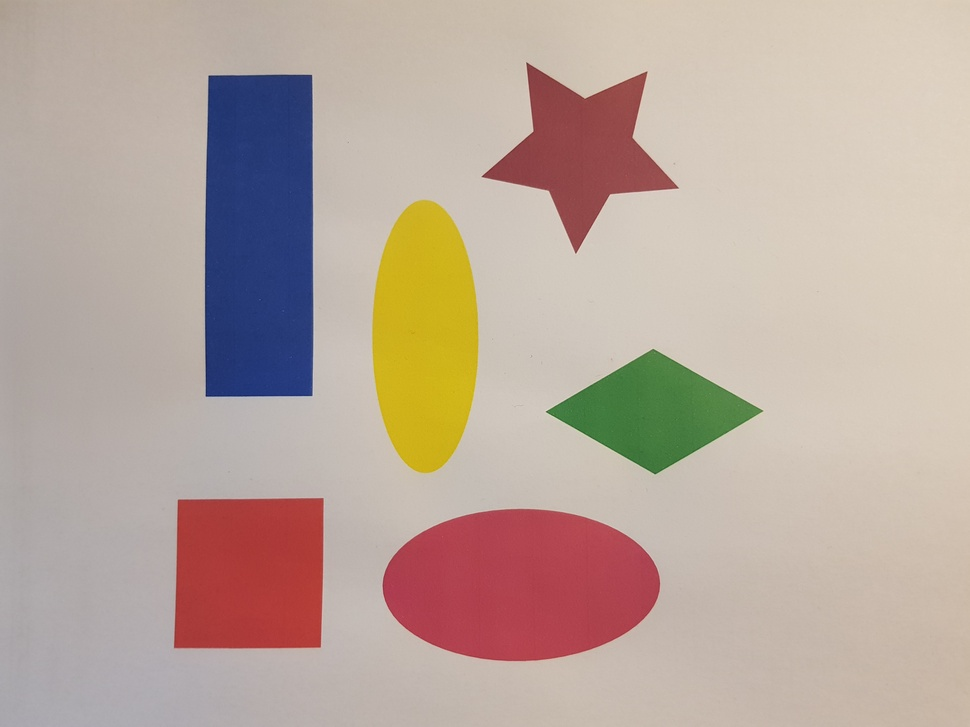
//> input picture real_test.jpg, 970 x 727 px, shrunk from 4032 x 3024 before the run, given in place of the camera
$ ./main   (built with g++ and OpenCV 4)
//> lines starting //> are read from the running program, lines starting //| are printed output that depends on the picture; after the words box and inside, x2 and y2 are one past the last pixel; in counts of white or black regions, pixels touching at a corner belong together
//
//       *** PROJECT DONE BY GROUP F ***
// BIENIEK, KULESZA, KULI�SKI, PI�TKA, ZAWADZKA
//                31.01.2021
//

#define _USE_MATH_DEFINES
#include <opencv2/opencv.hpp>
#include <iostream>
#include <math.h>
#include <vector>

using namespace cv;
using namespace std;
//defining Array and Matrix "variables" (containers)
typedef vector<double> Array;
typedef vector<Array> Matrix;
//declarations of functions that will be used
Mat gaussian_filter(Mat);
Mat customErosion(Mat, int,int);
Mat threshold(int, Mat);
void setLabel(Mat&, const string, vector<Point>&);

int main()
{
    //declaration of Mat object for video frames
    Mat frame;
    //capturing video from webcam
    VideoCapture video(0);
    //checking if capturing of video works
    if (!video.isOpened()) {
        return -1;
    }
    //main loop of programme which continues while frames are taken from webcam video to 'frame' variable
    while (video.read(frame))
    {
        //declaration of Mat object for resized image (frame)
        Mat img;
        //resizing frame (optimization) and putting it to Mat img
        resize(frame, img, Size(), 0.5, 0.5);
        //color space conversion from BGR to Grayscale
        cvtColor(img, img, COLOR_BGR2GRAY);
        //performing Gauss Filtration (own implementation) on image to reduce noises
        Mat gauss = gaussian_filter(img);
        //performing quasi-erosion (own algorithm) on image to reduce noises
        Mat eroded = customErosion(gauss, 3, 4);
        //performing local threshold (own algorithm) on image to binaries it
        //this function extracts from image only contours of shapes in input
        Mat thresh = threshold(5, eroded);
        //declaration of needed variables (vectors)
        vector <vector<Point> > contours;
        vector <Vec4i> hierarchy;
        vector <Point> approx;
        //RANDOM COLOR GENERATOR variable (some random number need further)
        RNG rng;
        //finding contours in image which will be held in 'contours' variable
        findContours(thresh, contours, hierarchy, RETR_TREE, CHAIN_APPROX_SIMPLE);
        //Mat object for drawing color contours
        Mat drawing = Mat::zeros(thresh.size(), CV_8UC3);
        //loop for drawing founded contours with random colors
        for (int i = 0; i < contours.size(); i++)
        {
            //container for random colors
            Scalar color = Scalar(rng.uniform(0, 256), rng.uniform(0, 256), rng.uniform(0, 256));
            //drawing of contours
            drawContours(drawing, contours, i, color, 2, LINE_8, hierarchy, 0);
        }
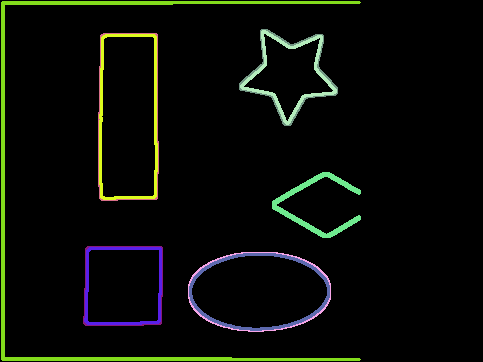
//> drawing: 362 rows x 483 cols, CV_8UC3; mean B, G, R 7, 12, 9.5
        //loop for finding shapes in our contours
        for (int i = 0; i < contours.size(); i++)
        {
            //approximation of contours shapes to simpler ones with Douglas-Peucker algorithm
            approxPolyDP(Mat(contours[i]), approx, arcLength(Mat(contours[i]), true) * 0.035, true);
            //omitting the small contours
            if (fabs(contourArea(contours[i])) < 150 || !isContourConvex(approx)) continue;
            //putting number of vertices to new variable
            int vtc = approx.size();
            //checking the number of vertices for different shapes
            if (vtc == 4)
                //rectangle
                setLabel(drawing, "RECT", contours[i]);
            else if (vtc == 5)
                //pentagon
                setLabel(drawing, "PENTA", contours[i]);
            else if (vtc >= 6)
                //star
                setLabel(drawing, "STAR", contours[i]);
        }
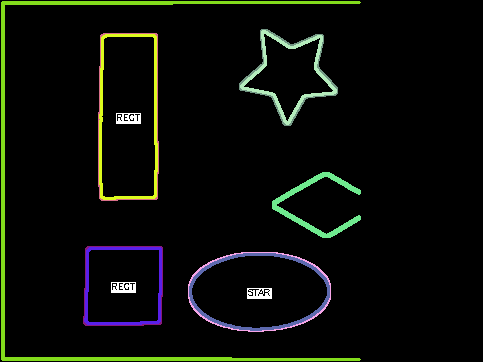
//> drawing: 362 rows x 483 cols, CV_8UC3; 0.36% of pixels changed, all inside (x1, y1, x2, y2) = (111, 113, 272, 299)
        //normalizing display window
        namedWindow("Webcam", WINDOW_NORMAL);
        //showing of drawn contours and founded shapes
        imshow("Webcam", drawing);
        //going to another loop pass after some time
        if (waitKey(1000 / 20) >= 0)
            break;
    }
    //waiting for user before closing the app
    waitKey(0);

    return 0;
}

//definition of threshold function
Mat threshold(int kernelSize, Mat img)
{
    //declaration of needed variables
    int mean, max_val = 255;
    //capturing the size of Mat being binarized
    Size imgSize = img.size();
    //dividing size on rows and columns
    int imgHeight = imgSize.height;
    int imgWidth = imgSize.width;
    //making output Mat object with input parameters
    Mat resultImg = Mat(imgHeight, imgWidth, img.type());
    //moving through every single pixel of matrix (Mat obj)
    for (int i = 0; i < imgHeight; i++) {
        for (int j = 0; j < imgWidth; j++) {
            //border issue - putting low binarization value to border pixels, size of border depends on kernel size
            //in this 'if' we check if our point (pixel) is a border one
            if ((i < ((kernelSize - 1) / 2)) || (i >= imgHeight - ((kernelSize - 1) / 2)) || (j < ((kernelSize - 1) / 2)) || (j >= imgHeight - ((kernelSize - 1) / 2)))
            {
                //low-bin value for border pixels
                resultImg.at<uchar>(i, j) = 0;
            }
            else
            {
                //declaration of needed variable
                int val = 0;
                //moving through neighbourhood (kernel) of pixel (based on chosen size (diameter))
                for (int k = i; k < i + kernelSize; k++) {
                    for (int l = j; l < j + kernelSize; l++) {
                        //taking value from point (pixel) pointed by coordinates
                        val += img.at<uchar>(k - ((kernelSize - 1) / 2), l - ((kernelSize - 1) / 2));
                    }
                }
                //calculating the kernel mean
                mean = val / (kernelSize * kernelSize);
                //performing of threshold if condition - higher value than mean + SOME BIAS - is fulfilled
                //The BIAS VALUE regulates the level for threshold and have significant impact on binarized output
                if (img.at<uchar>(i, j) > (mean + 5))
                {
                    //giving the the high binarization value to output Mat point
                    resultImg.at<uchar>(i, j) = max_val;
                }
                else
                {
                    //giving the low binarization value to output Mat point
                    resultImg.at<uchar>(i, j) = 0;
                }
            }
        }
    }
    return resultImg;
}

//definition of erosion function
Mat customErosion(Mat img, int kernelSize, int erosion_threshold) {
    //erosion threshold is minimal ammount of pixels around currently analised pixel
    //to keep it in erosion functions. Value may need to be changed for bigger kernels

    //variables with original image sizes
    Size imgSize = img.size();
    int imgHeight = imgSize.height;
    int imgWidth = imgSize.width;

    //variables with new image sizes
    int newImgHeight = imgHeight - kernelSize + 1;
    int newImgWidth = imgWidth - kernelSize + 1;

    //output image
    Mat resultImg = Mat(newImgHeight, newImgWidth, img.type());

    //loops going through pixels on original image
    for (int i = 0; i < newImgHeight; i++)
    {
        for (int j = 0; j < newImgWidth; j++)
        {
            //variable used for counting ammount of white ("full") pixels
            int value = 0;
            //loops going through original image pixels included in kernel
            for (int m = i; m < i + kernelSize; m++)
            {
                for (int n = j; n < j + kernelSize; n++)
                {
                    //adding pixel values (effectivelly it allows counting "full" pixels
                    value += img.at<uchar>(m, n);
                }
            }
            //checking ammount of "full" pixels
            if (value <= (erosion_threshold * 255))
            {
                //if pixel dosen't have enough "full" pixels around, then it is "empty"
                resultImg.at<uchar>(i, j) = 0;
            }
            else {
                //if pixel has enough "full pixels around it, then it is "full"
                resultImg.at<uchar>(i, j) = 255;
            }
        }
    }

    return resultImg;
}

//definition of text-typing function
void setLabel(Mat& im, const string label, vector <Point>& contour)
{
    //text and text container parameters
    int fontface = FONT_HERSHEY_SIMPLEX;
    double scale = 0.3;
    int thickness = 1;
    int baseline = 0;
    //gives text's size based on parameters
    Size text = getTextSize(label, fontface, scale, thickness, &baseline);
    //creates rectangle put over shape
    Rect r = boundingRect(contour);

    //definition of point in the middle of rectangle put over shape
    Point pt(r.x + ((r.width - text.width) / 2), r.y + ((r.height + text.height) / 2));

    //creates container for text in the middle of rectangle put over shape (using point pt)
    rectangle(im, pt + Point(0, baseline), pt + Point(text.width, -text.height), CV_RGB(255, 255, 255), FILLED);
    //puts text in created container
    putText(im, label, pt, fontface, scale, CV_RGB(0, 0, 0), thickness, 8);
}

//definition of gaussian-filter function
Mat gaussian_filter(Mat img)
{
    //declaration of needed variables
    int f, g;

    Mat resultImg = Mat(img.size(), img.type());

    // initialising standard deviation to 1.0
    double sigma = 1.0;
    double r, s = 2.0 * sigma * sigma;

    // sum is for normalization
    double sum = 0.0;

    //capturing the size of Mat being binarized
    Size size = img.size();

    //dividing size on rows and columns
    f = size.height;
    g = size.width;

    double GKernel[5][5];

    // generating 5x5 kernel
    for (int x = -2; x <= 2; x++) {
        for (int y = -2; y <= 2; y++) {
            r = sqrt(x * x + y * y);
            GKernel[x + 2][y + 2] = (exp(-(r * r) / s)) / (M_PI * s);
            sum += GKernel[x + 2][y + 2];
        }
    }

    // normalising the Kernel
    for (int i = 0; i < 5; ++i)
        for (int j = 0; j < 5; ++j)
            GKernel[i][j] /= sum;

    double GKernelVal[5][5];

    //kernel size
    int a = 5;

    //moving through every single pixel of matrix (Mat obj)
    for (int i = 2; i <= (f - 3); i++) {
        for (int j = 2; j <= (g - 3); j++) {
            //declaration of needed variables
            int val = 0;
            //moving through neighbourhood (kernel) of pixel (based on chosen diameter)
            for (int k = 0; k <= (a - 1); k++) {
                for (int l = 0; l <= (a - 1); l++) {
                    // multiplying kernel values and pixels values
                    GKernelVal[k][l] = GKernel[k][l] * (img.at<uchar>((i - ((a - 1) / 2) + k), (j - ((a - 1) / 2) + l)));
                    //adding values of pixels from kernel (neighbourhood)
                    val += GKernelVal[k][l];
                }
            }
            //giving new filters value to pixel
            resultImg.at<uchar>(i, j) = val;
        }
    }

    return resultImg;
}
